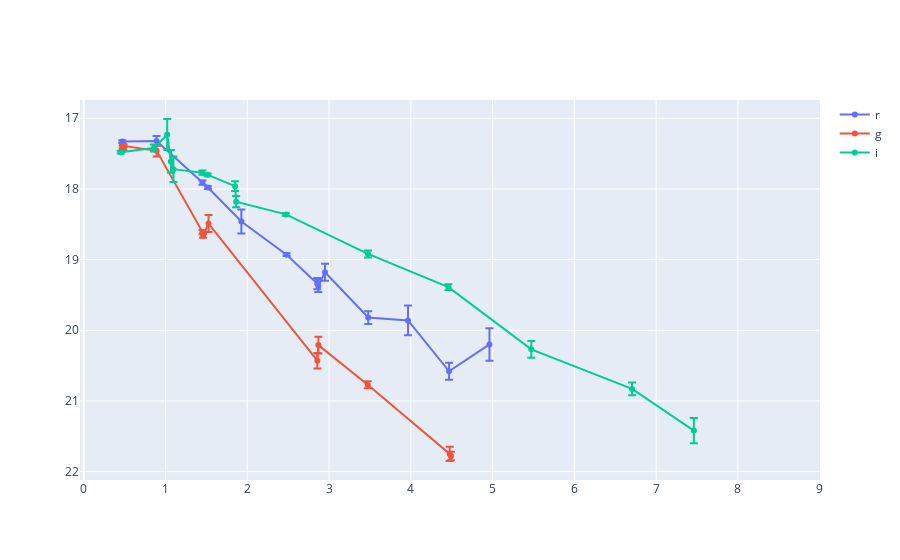

Notebook code for this chart:
### Code cell
filter_bands = lightcurve_df["Filter"].str.lower().unique()
filter_bands = ["r", "g", "i"]
fig = go.Figure()

for filter in filter_bands:
    filter_df = lightcurve_df[lightcurve_df["Filter"] == filter].copy()
    fig.add_trace(
        go.Scatter(
            x=filter_df["JD"] - trigger_time,
            y=filter_df["mobs"],
            name=filter,
            error_y_array=filter_df["mobs_sigma"],
        )
    )

fig.update_layout({"yaxis_autorange": "reversed"})
fig.show()

### Figure 1 — Plotly figure (JSON) as saved in the notebook; plotly's stock layout.template omitted (floating-point values rounded to 4 significant figures)
{"data": [{"error_y": {"array": [-0.02, 0.07, -0.03, -0.02, 0.17, -0.02, 0.08, 0.09, 0.12, -0.09, 0.21, -0.12, 0.23, null, null]}, "name": "r", "type": "scatter", "x": [0.4715, 0.8907, 1.452, 1.519, 1.928, 2.481, 2.855, 2.869, 2.951, 3.479, 3.966, 4.468, 4.962, 5.436, 5.952], "y": [17.33, 17.32, 17.91, 17.98, 18.46, 18.93, 19.34, 19.37, 19.18, 19.82, 19.86, 20.58, 20.2, null, null]}, {"error_y": {"array": [-0.02, -0.04, -0.02, 0.08, -0.03, -0.03, -0.12, 0.11, 0.12, -0.05, -0.1, -0.06, null, null, null]}, "name": "g", "type": "scatter", "x": [0.4772, 0.4821, 0.4856, 0.8921, 1.453, 1.459, 1.526, 2.857, 2.87, 3.473, 4.476, 4.491, 6.706, 7.508, 8.505], "y": [17.41, 17.41, 17.39, 17.46, 18.61, 18.66, 18.49, 20.43, 20.21, 20.77, 21.75, 21.78, null, null, null]}, {"error_y": {"array": [-0.02, 0.05, 0.22, 0.16, 0.18, -0.03, -0.02, 0.07, 0.08, -0.02, -0.05, -0.04, -0.12, -0.09, -0.18]}, "name": "i", "type": "scatter", "x": [0.4529, 0.8583, 1.021, 1.066, 1.097, 1.451, 1.515, 1.851, 1.864, 2.471, 3.476, 4.46, 5.473, 6.706, 7.461], "y": [17.48, 17.42, 17.23, 17.61, 17.72, 17.77, 17.8, 17.96, 18.18, 18.36, 18.92, 19.39, 20.27, 20.83, 21.42]}], "layout": {"yaxis": {"autorange": "reversed"}}}
